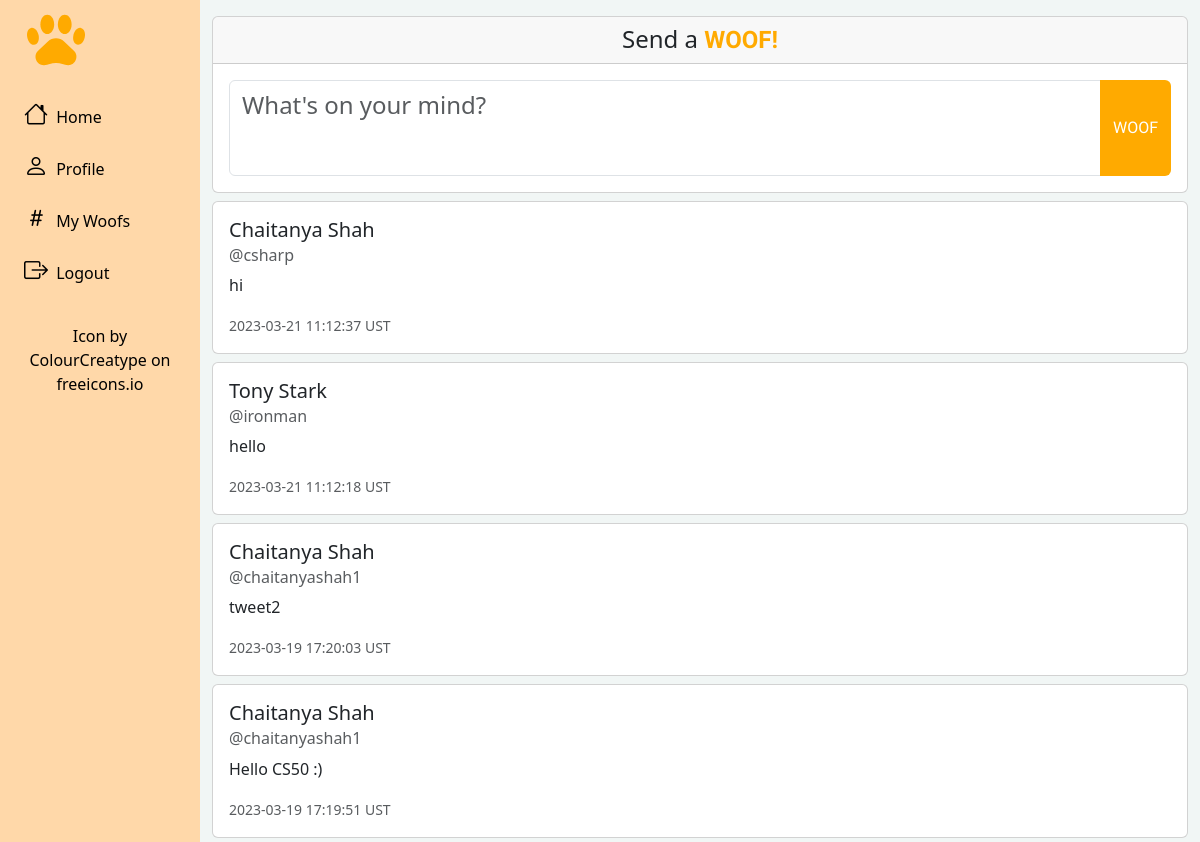
Page / (signed in, upper part) on the earlier database version.
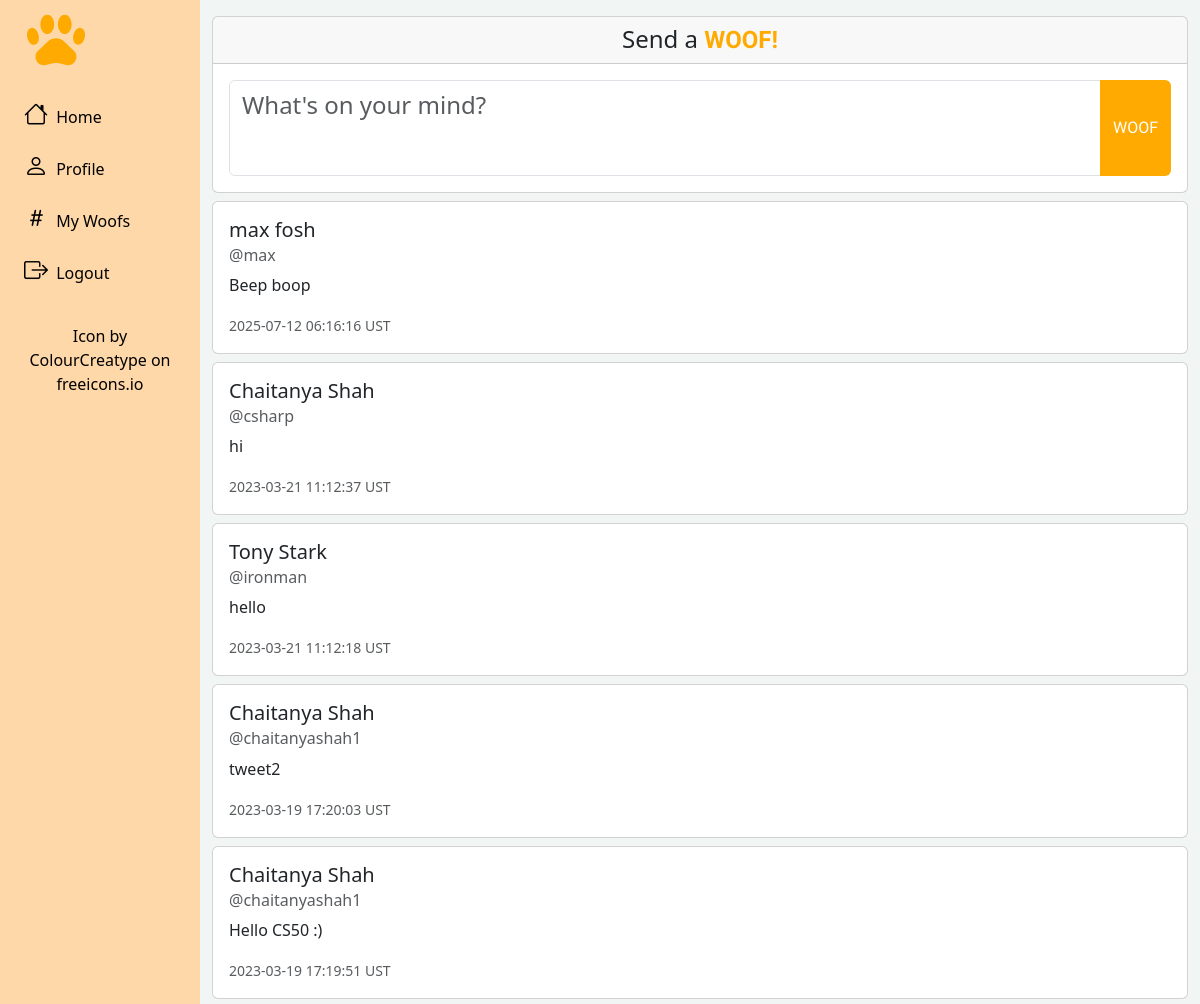
Same page on the later database version.
### tables this page shows
CREATE TABLE users (
id INTEGER PRIMARY KEY AUTOINCREMENT NOT NULL,
firstName TEXT NOT NULL,
lastName TEXT NOT NULL,
username TEXT NOT NULL,
hash TEXT NOT NULL
, followers INTEGER NOT NULL DEFAULT 0 CHECK(followers >=0), following INTEGER NOT NULL DEFAULT 0 CHECK(following >=0), email NVARCHAR(320) NOT NULL);

CREATE TABLE woofs (
id INTEGER PRIMARY KEY AUTOINCREMENT NOT NULL,
woof TEXT NOT NULL,
timestamp DATETIME DEFAULT CURRENT_TIMESTAMP
, user_id INTEGER NOT NULL);

### app.py (the view, shortened to what this page needs)
@app.route("/", methods=["GET", "POST"])
@login_required
def index():
    data = {
        'woof': '',
    }
    all_woofs = cur.execute("SELECT * FROM woofs ORDER BY timestamp DESC").fetchall()
    woof_data = []
    for woofs in all_woofs:
        user = cur.execute("SELECT * FROM users WHERE id = ?", (woofs['user_id'],)).fetchone()
        entry = {
            'woof': woofs['woof'],
            'timestamp': woofs['timestamp'],
            'username': user['username'],
            'firstName': user['firstName'],
            'lastName': user['lastName'],
        }
        woof_data.append(entry)
    if request.method == "GET":
        return render_template("index.html", error="", woof_data=woof_data)

### app.py (called while the page is built)
@app.after_request
def after_request(response):
    response.headers["Cache-Control"] = "no-cache, no-store, must-revalidate"
    response.headers["Expires"] = 0
    response.headers["Pragma"] = "no-cache"
    return response

@app.before_request
def make_session_permanent():
    session.permanent = True

### helpers.py (called while the page is built)
def login_required(f):
    @wraps(f)
    def decorated_function(*args, **kwargs):
        if session.get("user_id") is None:
            return redirect("/login")
        return f(*args, **kwargs)
    return decorated_function

### templates/index.html (shortened to what this page needs)
{% extends "home_layout.html" %}
{% block body %}
    <div class="card">
        <h4 class="card-header text-center">Send a <span class="woofer"><strong>WOOF!</strong></span> </h4>
      <div class="card-body">
        <form action="/" method="post"id="post-woof">
          <div class="input-group">
            <textarea class="form-control" id="send-woof" name="send-woof" placeholder="What's on your mind?" ></textarea>
              <button type="submit" class="btn text-center woof" >WOOF</button>
          </div>
        </form>
      </div>
    </div>
    {% for woofs in woof_data %}
    <div class="card my-2">
        <div class="card-body">
            <h5 class="card-title">{{woofs['firstName']}} {{woofs['lastName']}}</h5>
            <h6 class="card-subtitle mb-2 text-muted">@{{woofs['username']}}</h6>
            <p class="card-text">{{woofs['woof']}}</p>
            <small class="text-muted">{{woofs['timestamp']}} UST</small>
        </div>
    </div>
    {% endfor %}
{% endblock %}

### templates/home_layout.html (shortened to what this page needs)
<!doctype html>
<html lang="en">
  <head>
    <link href="https://cdn.jsdelivr.net/npm/bootstrap@5.3.0-alpha1/dist/css/bootstrap.min.css" rel="stylesheet">
    <link rel="stylesheet" href="https://cdn.jsdelivr.net/npm/bootstrap-icons@1.10.3/font/bootstrap-icons.css">
    <link href="/static/home_styles.css" rel="stylesheet">
  </head>
  <body>
        <div class="container-fluid">
            <div class="row flex-nowrap">
                <div class="col-auto col-md-3 col-xl-2 px-sm-2 px-0 sidebar">
                    <div class="d-flex flex-column align-items-center align-items-sm-start px-3 pt-2 text-white min-vh-100">
                        <a href="/" class="d-flex align-items-center pb-3 mb-md-0 me-md-auto text-white text-decoration-none">
                            <span class="fs-5 d-none d-sm-inline"> <img src="/static/woofer.svg"> </span>
                        </a>
                        <ul class="nav nav-pills flex-column mb-sm-auto mb-0 align-items-center align-items-sm-start" id="menu">
                            <li class="nav-item">
                                <a href="/" class="nav-link align-middle px-0">
                                    <i class="fs-4 bi-house"></i> <span class="ms-1 d-none d-sm-inline ">Home</span>
                                </a>
                            </li>
                            <li>
                                <a href="/profile" class="nav-link px-0 align-middle">
                                    <i class="fs-4 bi bi-person"></i> <span class="ms-1 d-none d-sm-inline">Profile</span> </a>
                            </li>
                            <li>
                                <a href="my-woofs" class="nav-link px-0 align-middle">
                                    <i class="fs-4 bi bi-hash"></i> <span class="ms-1 d-none d-sm-inline">My Woofs</span></a>
                            </li>
                            <li>
                                <a href="/logout" class="nav-link px-0 align-middle ">
                                    <i class="fs-4 bi bi-box-arrow-right"></i> <span class="ms-1 d-none d-sm-inline">Logout</span></a>
                            </li>
                            <li>
                                <div class="text-center p-1 credits">
                                  <span class="ms-1 d-none d-sm-inline">
                                    <p class="text-reset">
                                    Icon by <a class="credits" href="https://freeicons.io/profile/5790">ColourCreatype</a> on <a class="credits" href="https://freeicons.io">freeicons.io</a>
                                  </p>
                                  </span>
                                </div>
                            </li>
                        </ul>
                    </div>
                </div>
                <div class="col py-3">
                    {% block body %}{% endblock %}
                </div>
            </div>
    </div>
  </body>
</html>

### static/home_styles.css (style rules this page uses)
body { background-color: #F1F6F5; }
.credits { color: black; text-decoration: none; }
.nav-link { color: black; }
.sidebar { background-color: #FFD8A9; }
.woof { color: white; background-color: #ffaa00; font-family: 'Chakra Petch', sans-serif; }
.woofer { font-family: 'Chakra Petch', sans-serif; color: #ffaa00; }
#send-woof { font-size: 1.5rem; min-height: 6rem; resize: none; }

Differences in the rows shown:
added users: firstName "max", lastName "fosh", username "max"
added woofs: woof "Beep boop", timestamp "2025-07-12 06:16:16"
Other differences:
new list line: "@ UST"
